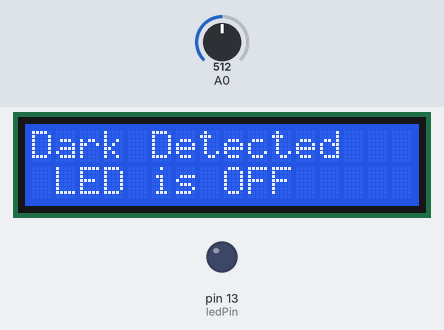
Recording of a program running on a simulated Arduino Uno, built with avr-gcc and run on an emulated ATmega328P. Shown: 16×2 character LCD, output pins drawn as LEDs (lit = HIGH). The inputs (shaded band) are chosen by the test bench; at power-on: A0 = 512. What the program prints to the serial monitor is not drawn.

Above: at 1.2 s.
1.3 s: A0 set to 211
3.3 s: A0 set to 181
At 5.4 s:
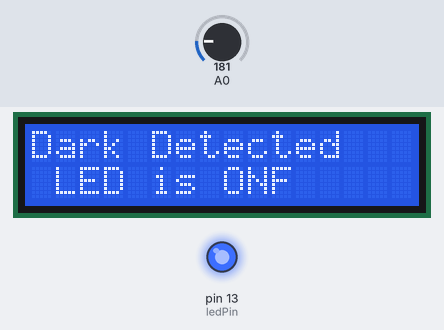
5.7 s: A0 set to 210
At 6.8 s:
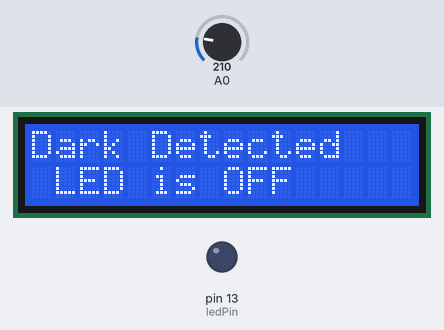
7.8 s: A0 set to 190
At 9.6 s:
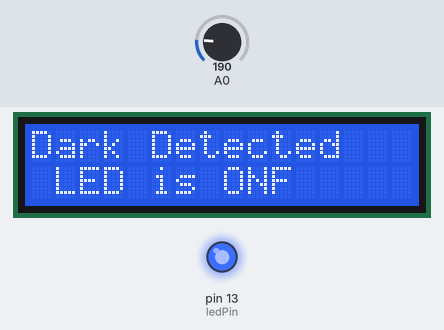
Timing chart, 0 to 10.9 s (numbered marks = the images above; inputs shaded):
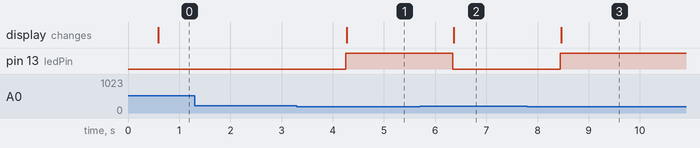

Measured:
- the behaviour switches between 200 and 199 on A0 (found by bisection; images 0 and 1)
- after the input at 1.3 s, every drawn part: stays the same
- after the input at 3.3 s, pin 13 (ledPin): LOW → HIGH after 0.95 s; the display: changes after 0.97 s (image 1)
- after the input at 5.7 s, pin 13 (ledPin): HIGH → LOW after 0.64 s; the display: changes after 0.67 s (image 2)
- after the input at 7.8 s, pin 13 (ledPin): LOW → HIGH after 0.64 s; the display: changes after 0.67 s (image 3)

The program:

main.cpp
```cpp
#include <Arduino.h>
#include <LiquidCrystal_I2C.h>

LiquidCrystal_I2C lcd(0x27 , 16 , 2);
int ledPin = 13;

void setup() {

    pinMode(A0, INPUT);
    Serial.begin(9600);
    pinMode(ledPin, OUTPUT);
    lcd.init();
    lcd.backlight();
    lcd.clear();
}

void loop() {

    int value = analogRead(A0);
    Serial.print("Sensor Value : ");
    Serial.println(value);
    delay(500);

    if(value<200){
    digitalWrite(ledPin,HIGH);
    lcd.setCursor(0,0);
    lcd.print("Dark Detected");
    lcd.setCursor(1,5);
    lcd.print("LED is ON");
    }

    else{
    digitalWrite(ledPin,LOW);
    lcd.clear();
    lcd.setCursor(0,0);
    lcd.print("Dark Detected");
    lcd.setCursor(1,5);
    lcd.print("LED is OFF");
    }

}
```
